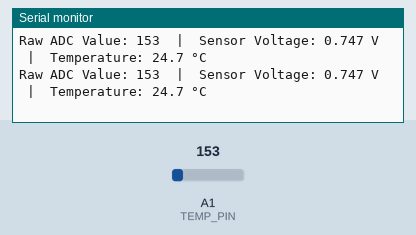
A sketch run on a simulated Arduino Uno, built with avr-gcc and run on an emulated ATmega328P. Parts: the last lines printed to the serial monitor. The inputs (shaded band) are chosen by the test bench; at power-on: A1 (TEMP_PIN) = 153.

Above: at 1.8 s.
1.9 s: A1 (TEMP_PIN) set to 165
At 2.8 s:
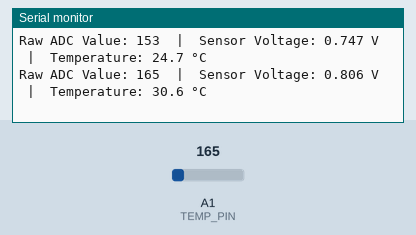
3.4 s: A1 (TEMP_PIN) set to 175
At 4.9 s:
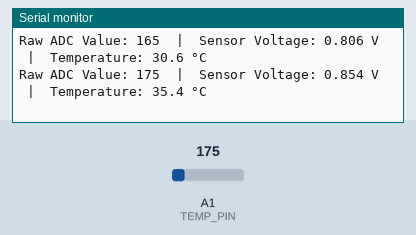
Timing chart, 0 to 6.4 s (numbered marks = the images above; inputs shaded):
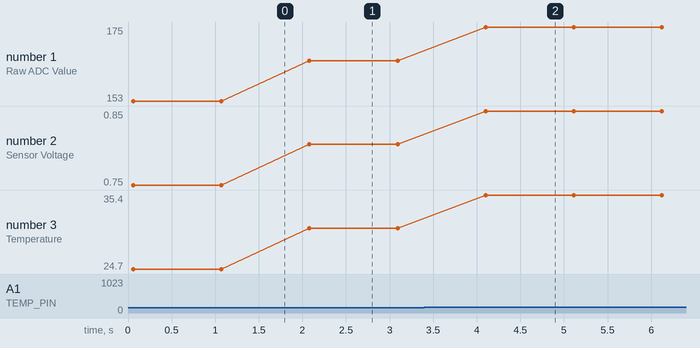

Measured:
- after the input at 1.9 s, the serial monitor: prints a new line after 0.18 s (image 1)
- after the input at 3.4 s, the serial monitor: prints a new line after 0.70 s (image 2)
- plotted number 1: 153 → 165 after the input at 1.9 s, 165 → 175 after the input at 3.4 s
- plotted number 2: 0.75 → 0.81 after the input at 1.9 s, 0.81 → 0.85 after the input at 3.4 s
- plotted number 3: 24.7 → 30.6 after the input at 1.9 s, 30.6 → 35.4 after the input at 3.4 s

The sketch:

temperature_logs.ino
```cpp
const int TEMP_PIN = A1; // Connected to the analog output of the temperature sensor

void setup() {
  Serial.begin(9600);
  pinMode(TEMP_PIN, INPUT);

  Serial.println("--- Precision Temperature Telemetry Logger Initialized ---");
}

void loop() {
  // 1. Read the raw 10-bit analog value (0 to 1023)
  int rawADC = analogRead(TEMP_PIN);

  // 2. Convert ADC steps back into actual working millivolts (assuming 5V reference)
  // 5.0V / 1024 steps = ~0.0048828V per step
  float voltage = rawADC * (5.0 / 1024.0);

 // 3. Apply TMP36 specific calibration math offset
  // TMP36 outputs 500mV at 0°C, with a scaling factor of 10mV per degree Celsius
  float temperatureC = (voltage - 0.5) * 100.0;

  // 4. Stream clear, structured telemetry packages to the console line
  Serial.print("Raw ADC Value: ");
  Serial.print(rawADC);
  Serial.print("  |  Sensor Voltage: ");
  Serial.print(voltage, 3);
  Serial.print(" V  |  Temperature: ");
  Serial.print(temperatureC, 1);
  Serial.println(" °C");

  delay(1000); // Poll once every second for crisp logging readability
}
```
